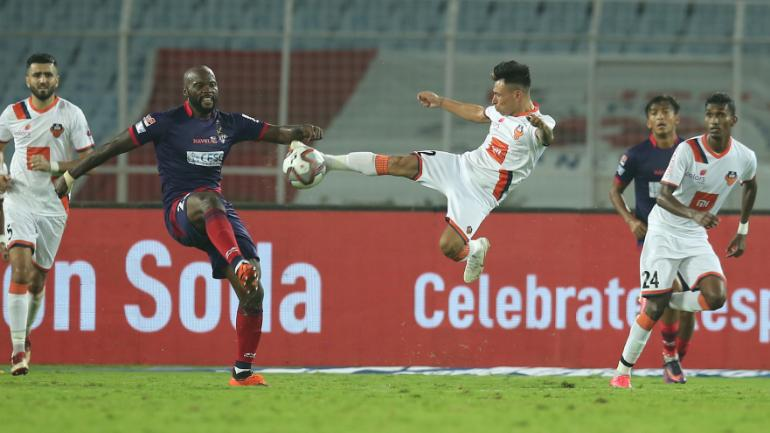
//> input picture fcgoa.jpg, 770 x 433 px
$ ./upscale   (built with g++ and OpenCV 4)
//> lines starting //> are read from the running program, lines starting //| are printed output that depends on the picture
#include<iostream>
#include "opencv2/highgui/highgui.hpp"
#include "opencv2/imgproc/imgproc.hpp"
#include "opencv2/core/core.hpp"
using namespace cv;
using namespace std;
int main()
{
	Mat img=imread("fcgoa.jpg",0);
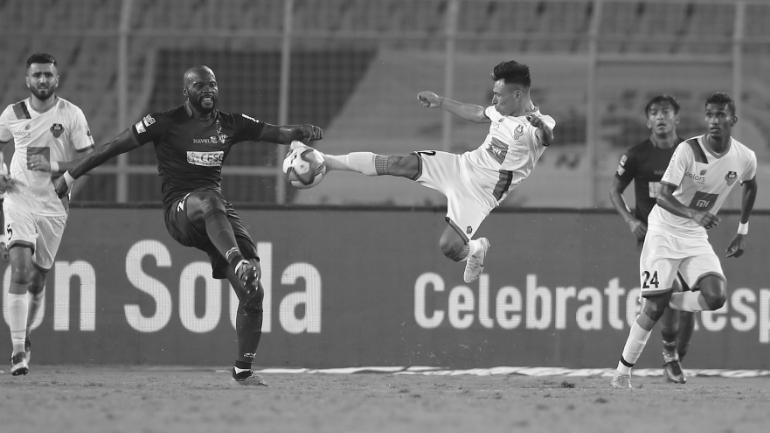
//> img: 433 rows x 770 cols, CV_8UC1; min 1, max 255, mean 116.7
	cout<<img.rows<<" ";
//| 433
	cout<<img.cols;
//| 770

	Mat img2(3*img.rows,3*img.cols,CV_8UC1,Scalar(0));
	int l=0,k=0;
	for(int i=0;i<2*img.rows;i++)
	{
		for(int j=0;j<2*img.cols;j++)
		{

			img2.at<uchar>(i,j)=img.at<uchar>(i/2,j/2);
		}

	}
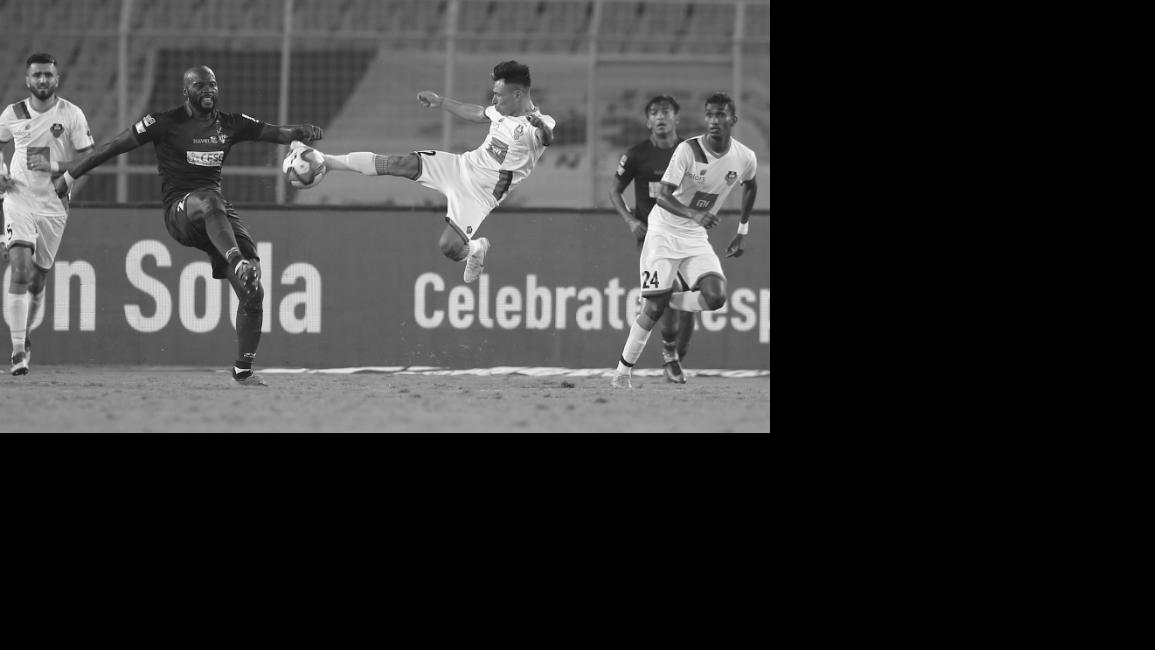
//> img2: 1299 rows x 2310 cols, CV_8UC1 (shown at 1/2 size); min 0, max 255, mean 51.9
	namedWindow("win",WINDOW_AUTOSIZE);
	namedWindow("win2",WINDOW_AUTOSIZE);
	imshow("win",img);
	imshow("win2",img2);
	waitKey(0);
	return 0;
}
